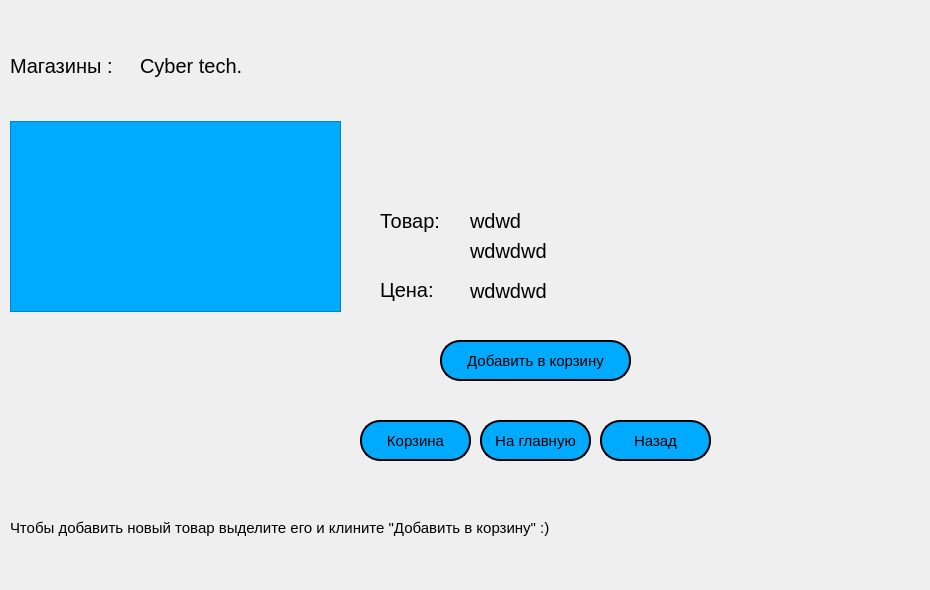
    <widget class="QWidget" name="Cybertech">
     <widget class="QLabel" name="label_8">
      <property name="geometry">
       <rect>
        <x>10</x>
        <y>10</y>
        <width>131</width>
        <height>111</height>
       </rect>
      </property>
      <property name="styleSheet">
       <string notr="true">QLabel
{
	font: 900 9pt &quot;Segoe UI&quot;;
	font-size: 20px;
}</string>
      </property>
      <property name="text">
       <string>Магазины :</string>
      </property>
     </widget>
     <widget class="QPushButton" name="cybertech_back_button">
      <property name="geometry">
       <rect>
        <x>600</x>
        <y>420</y>
        <width>111</width>
        <height>41</height>
       </rect>
      </property>
      <property name="styleSheet">
       <string notr="true">QPushButton{
	font: 900 9pt &quot;Segoe UI&quot;;
	border: 2px solid black;
	background-color: rgb(0, 170, 255);
	font-size: 15px;	
	border-radius: 20px;	
	color:black;
}

QPushButton:pressed
{
	background-color:black;
}

QPushButton:hover
{
	background-color: rgb(14, 118, 255);
}
</string>
      </property>
      <property name="text">
       <string>Назад</string>
      </property>
     </widget>
     <widget class="QPushButton" name="cybertech_toMain_button">
      <property name="geometry">
       <rect>
        <x>480</x>
        <y>420</y>
        <width>111</width>
        <height>41</height>
       </rect>
      </property>
      <property name="styleSheet">
       <string notr="true">QPushButton{
	font: 900 9pt &quot;Segoe UI&quot;;
	border: 2px solid black;
	background-color: rgb(0, 170, 255);
	font-size: 15px;	
	border-radius: 20px;	
	color:black;
}

QPushButton:pressed
{
	background-color:black;
}

QPushButton:hover
{
	background-color: rgb(14, 118, 255);
}
</string>
      </property>
      <property name="text">
       <string>На главную</string>
      </property>
     </widget>
     <widget class="QPushButton" name="cybertech_toBasket_button">
      <property name="geometry">
       <rect>
        <x>360</x>
        <y>420</y>
        <width>111</width>
        <height>41</height>
       </rect>
      </property>
      <property name="styleSheet">
       <string notr="true">QPushButton{
	font: 900 9pt &quot;Segoe UI&quot;;
	border: 2px solid black;
	background-color: rgb(0, 170, 255);
	font-size: 15px;	
	border-radius: 20px;	
	color:black;
}

QPushButton:pressed
{
	background-color:black;
}

QPushButton:hover
{
	background-color: rgb(14, 118, 255);
}
</string>
      </property>
      <property name="text">
       <string>Корзина</string>
      </property>
     </widget>
     <widget class="QTableView" name="cybertechTableView">
      <property name="geometry">
       <rect>
        <x>10</x>
        <y>121</y>
        <width>331</width>
        <height>191</height>
       </rect>
      </property>
      <property name="styleSheet">
       <string notr="true">QTableView{
    background-color: rgb(0, 170, 255);
	font: 900 9pt &quot;Segoe UI&quot;;
    alternate-background-color: rgb(141, 163, 215);
	font-size:15px;
	outline: 0;
}

QHeaderView::section {
    color: white;
	font: 900 9pt &quot;Segoe UI&quot;;	
    background-color: rgb(64, 64, 64);
    border: 5px solid #f6f7fa;
    border-radius:0px;
    border-color: rgb(64, 64, 64);
} 

QTableView::item:selected
{
	color: white;
	background-color: rgb(64, 64, 64);
    border: 5px solid #f6f7fa;
    border-radius:0px;
    border-color: rgb(64, 64, 64);
}</string>
      </property>
     </widget>
     <widget class="QPushButton" name="add1_cybertech">
      <property name="geometry">
       <rect>
        <x>440</x>
        <y>340</y>
        <width>191</width>
        <height>41</height>
       </rect>
      </property>
      <property name="styleSheet">
       <string notr="true">QPushButton{
	font: 900 9pt &quot;Segoe UI&quot;;
	border: 2px solid black;
	background-color: rgb(0, 170, 255);
	font-size: 15px;	
	border-radius: 20px;	
	color:black;
}

QPushButton:pressed
{
	background-color:black;
}

QPushButton:hover
{
	background-color: rgb(14, 118, 255);
}
</string>
      </property>
      <property name="text">
       <string>Добавить в корзину</string>
      </property>
     </widget>
     <widget class="QLabel" name="dataerror_cybertech">
      <property name="geometry">
       <rect>
        <x>50</x>
        <y>490</y>
        <width>49</width>
        <height>16</height>
       </rect>
      </property>
      <property name="text">
       <string/>
      </property>
     </widget>
     <widget class="QLabel" name="label_15">
      <property name="geometry">
       <rect>
        <x>10</x>
        <y>520</y>
        <width>801</width>
        <height>16</height>
       </rect>
      </property>
      <property name="styleSheet">
       <string notr="true">QLabel
{
	font: 900 9pt &quot;Segoe UI&quot;;
	font-size: 15px;
}</string>
      </property>
      <property name="text">
       <string>Чтобы добавить новый товар выделите его и клините &quot;Добавить в корзину&quot; :)</string>
      </property>
     </widget>
     <widget class="QLabel" name="label_16">
      <property name="geometry">
       <rect>
        <x>380</x>
        <y>259</y>
        <width>91</width>
        <height>61</height>
       </rect>
      </property>
      <property name="styleSheet">
       <string notr="true">QLabel
{
	font: 900 9pt &quot;Segoe UI&quot;;
	font-size: 20px;
}</string>
      </property>
      <property name="text">
       <string>Цена:</string>
      </property>
     </widget>
     <widget class="QLabel" name="what_cost_cybertech_label">
      <property name="geometry">
       <rect>
        <x>470</x>
        <y>260</y>
        <width>421</width>
        <height>61</height>
       </rect>
      </property>
      <property name="styleSheet">
       <string notr="true">QLabel
{
	font: 900 9pt &quot;Segoe UI&quot;;
	font-size: 20px;
}</string>
      </property>
      <property name="text">
       <string>wdwdwd</string>
      </property>
     </widget>
     <widget class="QLabel" name="cybertech_shopTitle_label">
      <property name="geometry">
       <rect>
        <x>140</x>
        <y>0</y>
        <width>201</width>
        <height>131</height>
       </rect>
      </property>
      <property name="styleSheet">
       <string notr="true">QLabel
{
	font: 900 9pt &quot;Segoe UI&quot;;
	font-size: 20px;
}</string>
      </property>
      <property name="text">
       <string>Cyber tech.</string>
      </property>
     </widget>
     <widget class="QLabel" name="logo_label_5">
      <property name="geometry">
       <rect>
        <x>670</x>
        <y>500</y>
        <width>91</width>
        <height>81</height>
       </rect>
      </property>
      <property name="text">
       <string/>
      </property>
     </widget>
     <widget class="QLabel" name="Cybertech_image_label">
      <property name="geometry">
       <rect>
        <x>358</x>
        <y>0</y>
        <width>411</width>
        <height>211</height>
       </rect>
      </property>
      <property name="text">
       <string/>
      </property>
     </widget>
     <widget class="QLabel" name="label_14">
      <property name="geometry">
       <rect>
        <x>380</x>
        <y>190</y>
        <width>91</width>
        <height>61</height>
       </rect>
      </property>
      <property name="styleSheet">
       <string notr="true">QLabel
{
	font: 900 9pt &quot;Segoe UI&quot;;
	font-size: 20px;
}</string>
      </property>
      <property name="text">
       <string>Товар:</string>
      </property>
     </widget>
     <widget class="QLabel" name="what_item_cybertech_label_2">
      <property name="geometry">
       <rect>
        <x>470</x>
        <y>230</y>
        <width>451</width>
        <height>41</height>
       </rect>
      </property>
      <property name="styleSheet">
       <string notr="true">QLabel
{
	font: 900 9pt &quot;Segoe UI&quot;;
	font-size: 20px;
}</string>
      </property>
      <property name="text">
       <string>wdwdwd</string>
      </property>
     </widget>
     <widget class="QLabel" name="what_item_cybertech_label">
      <property name="geometry">
       <rect>
        <x>470</x>
        <y>190</y>
        <width>401</width>
        <height>61</height>
       </rect>
      </property>
      <property name="styleSheet">
       <string notr="true">QLabel
{
	font: 900 9pt &quot;Segoe UI&quot;;
	font-size: 20px;
}</string>
      </property>
      <property name="text">
       <string>wdwd</string>
      </property>
     </widget>
     <widget class="QLabel" name="cybertech_basket_icon">
      <property name="geometry">
       <rect>
        <x>378</x>
        <y>469</y>
        <width>71</width>
        <height>31</height>
       </rect>
      </property>
      <property name="text">
       <string/>
      </property>
     </widget>
     <widget class="QLabel" name="cybertech_home_icon">
      <property name="geometry">
       <rect>
        <x>500</x>
        <y>470</y>
        <width>71</width>
        <height>31</height>
       </rect>
      </property>
      <property name="text">
       <string/>
      </property>
     </widget>
     <widget class="QLabel" name="cybertech_back_icon">
      <property name="geometry">
       <rect>
        <x>620</x>
        <y>470</y>
        <width>71</width>
        <height>31</height>
       </rect>
      </property>
      <property name="text">
       <string/>
      </property>
     </widget>
    </widget>
